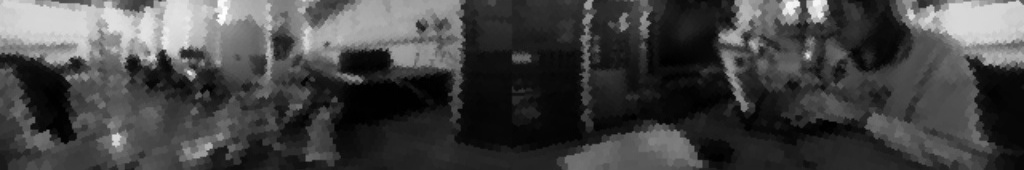
#> input picture Vision/img_1.jpg, 1024 x 170 px
$ python image_cut.py
#> lines starting #> are read from the running program, lines starting #| are printed output that depends on the picture
import numpy as np
import cv2 as cv

try:
    img = cv.imread('img_1.jpg',0)
#> img is the input picture: shape (170, 1024); min 0, max 255, mean 68.2
    crop_img = img[100:370, :]
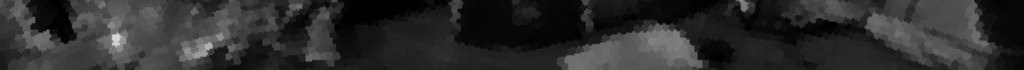
#> crop_img: shape (70, 1024); min 0, max 220, mean 45.4
    cv.imshow("cropped", crop_img)
    cv.waitKey(0)
except KeyboardInterrupt:
    print("end")

$ run again, with Vision/img_2.jpg copied over Vision/img_1.jpg
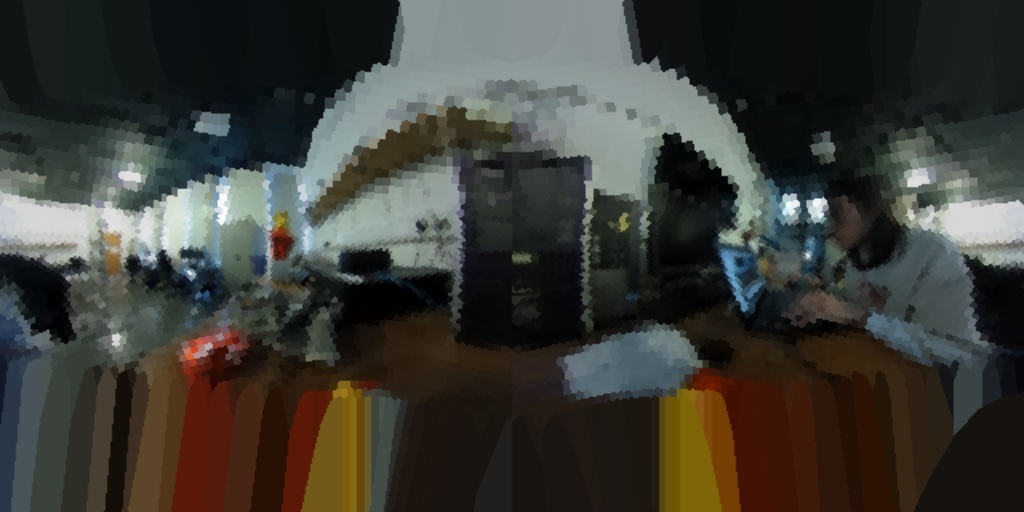
#> input picture Vision/img_2.jpg, 1024 x 512 px
#> `img = cv.imread('img_1.jpg',0)`:
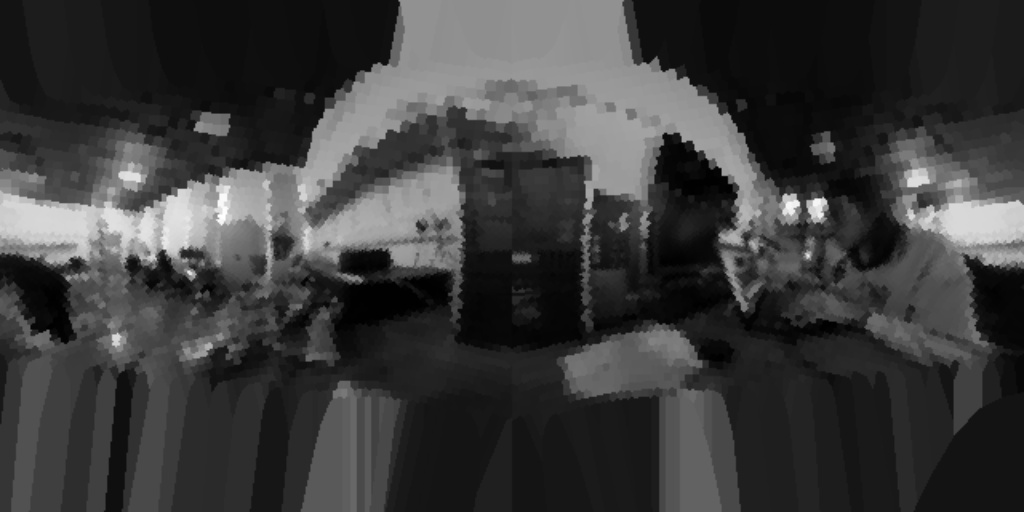
#> img: shape (512, 1024); min 0, max 255, mean 59.6
#> `crop_img = img[100:370, :]`:
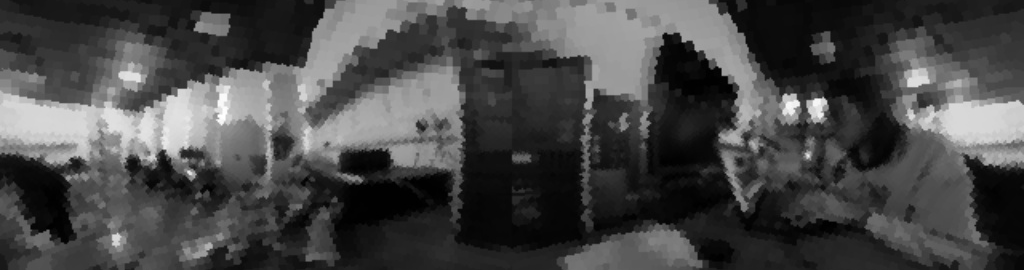
#> crop_img: shape (270, 1024); min 0, max 255, mean 71.7
